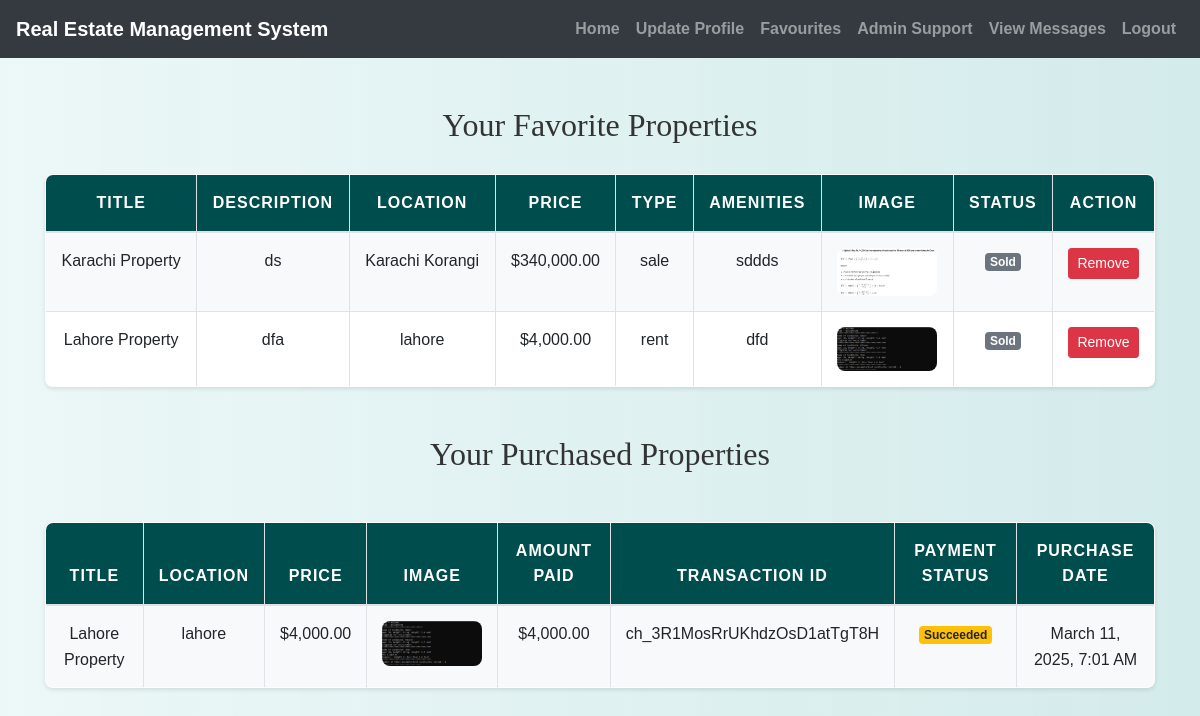
Page /buyer/view_favourites.php (signed in) on the committed database.
### tables this page shows
CREATE TABLE `properties` (
  `property_id` int(11) NOT NULL,
  `user_id` int(11) DEFAULT NULL,
  `title` varchar(255) NOT NULL,
  `description` text NOT NULL,
  `location` varchar(255) NOT NULL,
  `price` decimal(10,2) NOT NULL,
  `property_type` enum('rent','sale') NOT NULL,
  `amenities` text DEFAULT NULL,
  `image` varchar(255) DEFAULT NULL,
  `bedrooms` int(11) NOT NULL,
  `latitude` decimal(10,8) NOT NULL,
  `longitude` decimal(11,8) NOT NULL,
  `status` enum('Active','Sold') DEFAULT 'Active'
);

CREATE TABLE `payments` (
  `payment_id` int(11) NOT NULL,
  `buyer_id` int(11) NOT NULL,
  `property_id` int(11) NOT NULL,
  `amount` decimal(10,2) NOT NULL,
  `transaction_id` varchar(255) NOT NULL,
  `payment_status` enum('Succeeded','Failed') NOT NULL,
  `payment_date` timestamp NOT NULL DEFAULT current_timestamp()
);

### buyer/view_favourites.php (the view, shortened to what this page needs)
<?php
include('config.php');
$sql = "SELECT p.property_id, p.title, p.description, p.location, p.price, p.property_type, p.amenities, p.image, p.status
        FROM Properties p
        JOIN Favorites f ON p.property_id = f.property_id
        WHERE f.user_id = ?";
if ($stmt = mysqli_prepare($conn, $sql)) {
    $user_id = $_SESSION["id"];
    mysqli_stmt_bind_param($stmt, "i", $user_id);
    mysqli_stmt_execute($stmt);
    $result = mysqli_stmt_get_result($stmt);
    $favorite_properties = mysqli_fetch_all($result, MYSQLI_ASSOC);
}
$sql = "SELECT p.property_id, p.title, p.description, p.location, p.price, p.property_type, p.amenities, p.image, py.amount, py.transaction_id, py.payment_status, py.payment_date
        FROM Payments py
        JOIN Properties p ON py.property_id = p.property_id
        WHERE py.buyer_id = ?
        ORDER BY py.payment_date DESC";
if ($stmt = mysqli_prepare($conn, $sql)) {
    $user_id = $_SESSION["id"];
    mysqli_stmt_bind_param($stmt, "i", $user_id);
    mysqli_stmt_execute($stmt);
    $result = mysqli_stmt_get_result($stmt);
    $purchased_properties = mysqli_fetch_all($result, MYSQLI_ASSOC);
}
?>
<!DOCTYPE html>
<html>
<head>
    <link rel="stylesheet" href="https://maxcdn.bootstrapcdn.com/bootstrap/4.5.2/css/bootstrap.min.css">
    <link rel="stylesheet" href="./css/style.css">
</head>
<body>
<?php include('navbar.php'); ?>
    <div class="container mt-5 mb-5">
        <h2>Your Favorite Properties</h2>
        <table class="table table-bordered">
            <thead>
                <tr>
                    <th>Title</th>
                    <th>Description</th>
                    <th>Location</th>
                    <th>Price</th>
                    <th>Type</th>
                    <th>Amenities</th>
                    <th>Image</th>
                    <th>Status</th>
                    <th>Action</th>
                </tr>
            </thead>
            <tbody>
                <?php foreach ($favorite_properties as $property) : ?>
                    <tr>
                        <td><?php echo htmlspecialchars($property['title']); ?></td>
                        <td><?php echo htmlspecialchars($property['description']); ?></td>
                        <td><?php echo htmlspecialchars($property['location']); ?></td>
                        <td>$<?php echo number_format($property['price'], 2); ?></td>
                        <td><?php echo htmlspecialchars($property['property_type']); ?></td>
                        <td><?php echo htmlspecialchars($property['amenities']); ?></td>
                        <td><img src="../seller/<?php echo htmlspecialchars($property['image']); ?>" alt="Property Image" width="100"></td>
                        <td>
                            <span class="badge <?php echo ($property['status'] === 'Active') ? 'badge-success' : 'badge-secondary'; ?>">
                                <?php echo htmlspecialchars($property['status']); ?>
                            </span>
                        </td>
                        <td>
                            <form action="<?php echo htmlspecialchars($_SERVER["PHP_SELF"]); ?>" method="post" style="display:inline-block;">
                                <button type="submit" class="btn btn-danger btn-sm">Remove</button>
                            </form>
                        </td>
                    </tr>
                <?php endforeach; ?>
            </tbody>
        </table>
        <h2 class="mt-5 mb-5">Your Purchased Properties</h2>
        <table class="table table-bordered">
            <thead>
                <tr>
                    <th>Title</th>
                    <th>Location</th>
                    <th>Price</th>
                    <th>Image</th>
                    <th>Amount Paid</th>
                    <th>Transaction ID</th>
                    <th>Payment Status</th>
                    <th>Purchase Date</th>
                </tr>
            </thead>
            <tbody>
                <?php foreach ($purchased_properties as $property) : ?>
                    <tr>
                        <td><?php echo htmlspecialchars($property['title']); ?></td>
                        <td><?php echo htmlspecialchars($property['location']); ?></td>
                        <td>$<?php echo number_format($property['price'], 2); ?></td>
                        <td><img src="../seller/<?php echo htmlspecialchars($property['image']); ?>" alt="Property Image" width="100"></td>
                        <td>$<?php echo number_format($property['amount'], 2); ?></td>
                        <td><?php echo htmlspecialchars($property['transaction_id']); ?></td>
                        <td>
                            <span class="badge <?php echo ($property['payment_status'] === 'Completed') ? 'badge-success' : 'badge-warning'; ?>">
                                <?php echo htmlspecialchars($property['payment_status']); ?>
                            </span>
                        </td>
                        <td><?php echo date("F j, Y, g:i A", strtotime($property['payment_date'])); ?></td>
                    </tr>
                <?php endforeach; ?>
            </tbody>
        </table>
    </div>
</body>
</html>

### buyer/css/style.css (style rules this page uses)
body { background: linear-gradient(90deg, rgba(233, 246, 246, 0.831), rgba(207, 233, 233, 0.9)); font-family: 'Arial', sans-serif; color: #333; line-height: 1.6; }
h1, h2, h3, h4 { text-align: center; margin-top: 30px; margin-bottom: 30px; font-family: 'Georgia', serif; }
.container { margin-bottom: 40px; }
.table { width: 100%; border-collapse: collapse; margin-top: 20px; font-size: 16px; background-color: #ffffff; border-radius: 8px; overflow: hidden; box-shadow: 0 2px 4px rgba(0, 0, 0, 0.1); }
.table th, .table td { padding: 15px; border: 1px solid #dee2e6; text-align: center; }
.table thead th { background-color: #004d4d; color: white; font-weight: bold; text-transform: uppercase; letter-spacing: 1px; }
.table tbody tr:nth-child(odd) { background-color: #f8f9fa; }
.table img { max-width: 100px; max-height: 100px; border-radius: 8px; }

### rows in the picture
properties: title "Karachi Property", description "ds", location "Karachi Korangi", price "340,000.00", property_type "sale", amenities "sddds", image (picture), status "Sold"
properties: title "Lahore Property", description "dfa", location "lahore", price "4,000.00", property_type "rent", amenities "dfd", image (picture), status "Sold"
payments: property.title "Lahore Property", property.location "lahore", property.price "4,000.00", property.image (picture), amount "4,000.00", transaction "ch_3R1MosRrUKhdzOsD1atTgT8H", payment_status "Succeeded", payment_date "March 11, 2025, 7:01 AM"
